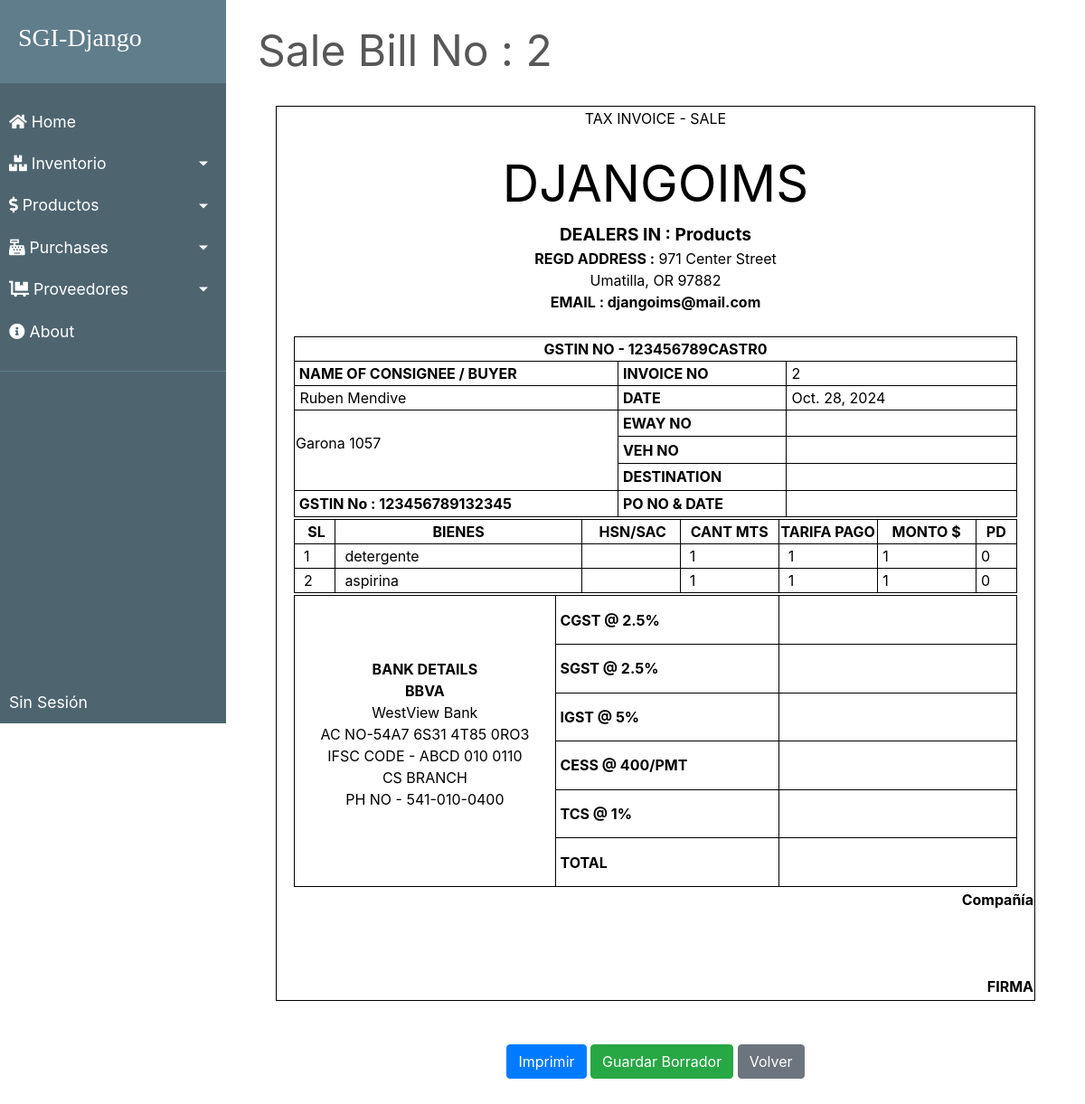
Page /transactions/sales/2 on the committed database.
### transactions/models.py (models this page shows, shortened)
class SaleBill(models.Model):
    billno = models.AutoField(primary_key=True)
    time = models.DateTimeField(auto_now=True)
    name = models.CharField(max_length=150)
    phone = models.CharField(max_length=12)
    address = models.CharField(max_length=200)
    email = models.EmailField(max_length=254)
    gstin = models.CharField(max_length=15)

class SaleBillDetails(models.Model):
    billno = models.ForeignKey(SaleBill, on_delete = models.CASCADE, related_name='saledetailsbillno')
    eway = models.CharField(max_length=50, blank=True, null=True)
    veh = models.CharField(max_length=50, blank=True, null=True)
    destination = models.CharField(max_length=50, blank=True, null=True)
    po = models.CharField(max_length=50, blank=True, null=True)
    cgst = models.CharField(max_length=50, blank=True, null=True)
    sgst = models.CharField(max_length=50, blank=True, null=True)
    igst = models.CharField(max_length=50, blank=True, null=True)
    cess = models.CharField(max_length=50, blank=True, null=True)
    tcs = models.CharField(max_length=50, blank=True, null=True)
    total = models.CharField(max_length=50, blank=True, null=True)

class SaleItem(models.Model):
    billno = models.ForeignKey(SaleBill, on_delete=models.CASCADE, related_name='salebillno')
    stock = models.ForeignKey(Stock, on_delete=models.CASCADE, related_name='saleitem')
    quantity = models.IntegerField(default=1)
    perprice = models.IntegerField(default=1)
    totalprice = models.IntegerField(default=1)

### inventory/models.py (models this page shows, shortened)
class Stock(models.Model):
    id = models.AutoField(primary_key=True)
    name = models.CharField(max_length=30, unique=True)
    category = models.CharField(
        max_length=50,
        choices=[
            ('Limpiadores varios', 'Limpiadores varios'),
            ('Productos para piscinas', 'Productos para piscinas'),
            ('Higiene personal', 'Higiene personal'),
            ('Desodorantes de piso', 'Desodorantes de piso'),
            ('Ceras de pisos', 'Ceras de pisos'),
            ('Perfumes de telas', 'Perfumes de telas'),
            ('Lavado de ropas', 'Lavado de ropas'),
            ('Envases y afines', 'Envases y afines'),
            ('Difusores ambientales', 'Difusores ambientales'),
            ('Productos para autos', 'Productos para autos'),
            ('Escencias de perfumes y desodorantes', 'Escencias de perfumes y desodorantes')
        ]
    )
    quantity = models.DecimalField(max_digits=10, decimal_places=2, default=0)
    min_stock = models.DecimalField(max_digits=10, decimal_places=2, default=0)
    is_composite = models.BooleanField(default=False)
    parent_material = models.ForeignKey(
        'self',
        on_delete=models.SET_NULL,
        null=True,
        blank=True,
        related_name='submaterials',
        help_text="Define si este material es un submaterial de otro"
    )
    is_deleted = models.BooleanField(default=False)

### transactions/views.py (the view, shortened to what this page needs)
class SaleBillView(View):
    model = SaleBill
    template_name = "bill/sale_bill.html"
    bill_base = "bill/bill_base.html"
    def get(self, request, billno):
        context = {
            'bill'          : SaleBill.objects.get(billno=billno),
            'items'         : SaleItem.objects.filter(billno=billno),
            'billdetails'   : SaleBillDetails.objects.get(billno=billno),
            'bill_base'     : self.bill_base,
        }
        return render(request, self.template_name, context)

### transactions/templates/bill/sale_bill.html (shortened to what this page needs)
{% extends bill_base %}
{% load static %}
{% block content %}
    <div style="color:#575757; font-style: bold; font-size: 3rem;  border-bottom: 1px solid white;">Sale Bill No : {{ bill.billno }}</div>
    <form method="post">
        <div class="bg">
            <br>
            <div id="printArea" class="bg">
                <table class="outer-box inner-box" style="width: 840px; margin-left: auto; margin-right: auto;">
                    <tbody>
                        <tr style="height: 1px;">
                            <td> <p style="text-align: center;">TAX INVOICE - SALE</p> </td>
                        </tr>
                        <tr style="text-align: center;">
                            <td >
                                <span style="font-size: 350%;">DJANGOIMS</span> <br>
                                <span style="font-size: 120%; font-weight: bold;">DEALERS IN : Products</span> <br>
                                <span style="font-weight: bold;">REGD ADDRESS :</span> 971 Center Street<br>Umatilla, OR 97882<br>
                                <span style="font-weight: bold;">EMAIL : djangoims@mail.com</span> <br><br>
                            </td>
                        </tr>
                        <tr>
                            <td>
                            <table class="outer-box" style="width: 800px; margin-left: auto; margin-right: auto;">
                                <tbody>
                                    <tr>
                                        <td class="inner-box" style="text-align: center; font-weight: bold;" colspan="3">GSTIN NO - 123456789CASTR0</td>
                                    </tr>
                                    <tr>
                                        <td class="inner-box" style="width: 50%; font-weight: bold;">&nbsp;NAME OF CONSIGNEE / BUYER</td>
                                        <td class="inner-box" style="width: 25%; font-weight: bold;">&nbsp;INVOICE NO</td>
                                        <td class="inner-box" style="width: 25%;">&nbsp;{{ bill.billno }}</td>
                                    </tr>
                                    <tr>
                                        <td class="inner-box" style="width: 50%;">&nbsp;{{ bill.name }}</td>
                                        <td class="inner-box" style="width: 25%; font-weight: bold;">&nbsp;DATE</td>
                                        <td class="inner-box" style="width: 25%;">&nbsp;{{ bill.time.date }}</td>
                                    </tr>
                                    <tr>
                                        <td class="inner-box" style="width: 50%;" rowspan="3">{{ bill.address|linebreaks }}</td>
                                        <td class="inner-box" style="width: 25%; font-weight: bold;">&nbsp;EWAY NO</td>
                                        <td class="inner-box align-middle" style="width: 25%;"> <input type="text" name="eway" class="align-middle" style="border: 0; overflow: hidden;" value="{% if billdetails.eway %}{{ billdetails.eway }}{% endif %}"> </td>
                                    </tr>
                                    <tr>
                                        <td class="inner-box" style="width: 25%; font-weight: bold;">&nbsp;VEH NO</td>
                                        <td class="inner-box align-middle" style="width: 25%;"> <input type="text" name="veh" class="align-middle" style="border: 0; overflow: hidden;" value="{% if billdetails.veh %}{{ billdetails.veh }}{% endif %}"> </td>
                                    </tr>
                                    <tr>
                                        <td class="inner-box" style="width: 25%; font-weight: bold;">&nbsp;DESTINATION</td>
                                        <td class="inner-box align-middle" style="width: 25%;"> <input type="text" name="destination" class="align-middle" style="border: 0; overflow: hidden;" value=""> </td>
                                    </tr>
                                    <tr>
                                        <td class="inner-box" style="font-weight: bold;">&nbsp;GSTIN No : {{ bill.gstin }} </td>
                                        <td class="inner-box" style="width: 25%; font-weight: bold;">&nbsp;PO NO &amp; DATE</td>
                                        <td class="inner-box align-middle" style="width: 25%;"> <input type="text" name="po" class="align-middle" style="border: 0; overflow: hidden;" value="{% if billdetails.po %}{{ billdetails.po }}{% endif %}"> </td>
                                    </tr>
                                </tbody>
                            </table>
                            </td>
                        </tr>
                        <tr>
                            <td>
                            <table class="outer-box" style="width: 800px; margin-left: auto; margin-right: auto;">
                                <tbody>
                                    <tr>
                                        <td class="inner-box" style="width: 5%; font-weight: bold; text-align: center;">&nbsp;SL</td>
                                        <td class="inner-box" style="width: 30%; font-weight: bold; text-align: center;">BIENES</td>
                                        <td class="inner-box" style="width: 12%; font-weight: bold; text-align: center;">&nbsp;HSN/SAC</td>
                                        <td class="inner-box" style="width: 12%; font-weight: bold; text-align: center;">CANT MTS</td>
                                        <td class="inner-box" style="width: 12%; font-weight: bold; text-align: center;">TARIFA PAGO</td>
                                        <td class="inner-box" style="width: 12%; font-weight: bold; text-align: center;">MONTO $</td>
                                        <td class="inner-box" style="width: 5%; font-weight: bold; text-align: center;">PD</td>
                                    </tr>
                                    {% for item in items %}
                                        <tr style="height: auto;">
                                            <td class="inner-box" style="width: 5%;">&nbsp; {{ forloop.counter }}</td>
                                            <td class="inner-box" style="width: 30%;">&nbsp; {{ item.stock.name }}</td>
                                            <td class="inner-box" style="width: 12%;"></td>
                                            <td class="inner-box" style="width: 12%;">&nbsp; {{ item.quantity }}</td>
                                            <td class="inner-box" style="width: 12%;">&nbsp; {{ item.perprice }}</td>
                                            <td class="inner-box" style="width: 12%;">&nbsp;{{ item.totalprice }}</td>
                                            <td class="inner-box" style="width: 5%;">&nbsp;0</td>
                                        </tr>
                                    {% endfor %}
                                </tbody>
                            </table>
                            </td>
                        </tr>
                        <tr>
                            <td>
                            <table class="outer-box inner-box" style="width: 800px; margin-left: auto; margin-right: auto;">
                                <tbody>
                                    <tr>
                                        <td class="inner-box" style="width: 35%; text-align: center;" rowspan="6">
                                            <p> <span style="font-weight: bold;">BANK DETAILS <br> BBVA</span> <br>
                                                WestView Bank <br> AC NO-54A7 6S31 4T85 0RO3 <br> IFSC CODE - ABCD 010 0110 <br> CS BRANCH <br> PH NO - 541-010-0400</p>
                                        </td>
                                        <td class="inner-box" style="width: 30%; font-weight: bold;">&nbsp;CGST @ 2.5%</td>
                                        <td class="inner-box align-middle" style="width: 30%;">&nbsp; <input type="text" name="cgst" class="align-middle" pattern="[0-9]+\.[0-9]+" style="border: 0; overflow: hidden;" value="{% if billdetails.cgst %}{{ billdetails.cgst }}{% endif %}"></td>
                                    </tr>
                                    <tr>
                                        <td class="inner-box" style="font-weight: bold;">&nbsp;SGST @ 2.5%</td>
                                        <td class="inner-box align-middle">&nbsp; <input type="text" name="sgst" class="align-middle" pattern="[0-9]+\.[0-9]+" style="border: 0; overflow: hidden;" value="{% if billdetails.sgst %}{{ billdetails.sgst }}{% endif %}"></td>
                                    </tr>
                                    <tr>
                                        <td class="inner-box" style="font-weight: bold;">&nbsp;IGST @ 5% </td>
                                        <td class="inner-box align-middle">&nbsp; <input type="text" name="igst" class="align-middle" pattern="[0-9]+\.[0-9]+" style="border: 0; overflow: hidden;" value="{% if billdetails.igst %}{{ billdetails.igst }}{% endif %}"></td>
                                    </tr>
                                    <tr>
                                        <td class="inner-box" style="font-weight: bold;">&nbsp;CESS @ 400/PMT </td>
                                        <td class="inner-box align-middle">&nbsp; <input type="text" name="cess" class="align-middle" pattern="[0-9]+\.[0-9]+" style="border: 0; overflow: hidden;" value="{% if billdetails.cess %}{{ billdetails.cess }}{% endif %}"></td>
                                    </tr>
                                    <tr>
                                        <td class="inner-box" style="font-weight: bold;">&nbsp;TCS @ 1%</td>
                                        <td class="inner-box align-middle">&nbsp; <input type="text" name="tcs" class="align-middle" pattern="[0-9]+\.[0-9]+" style="border: 0; overflow: hidden;" value="{% if billdetails.tcs %}{{ billdetails.tcs }}{% endif %}"></td>
                                    </tr>
                                    <tr>
                                        <td class="inner-box" style="font-weight: bold;">&nbsp;TOTAL</td>
                                        <td class="inner-box align-middle">&nbsp; <input type="text" name="total" class="align-middle" pattern="[0-9]+\.[0-9]+" style="border: 0; overflow: hidden;" value="{% if billdetails.total %}{{ billdetails.total }}{% endif %}"> </td>
                                    </tr>
                                </tbody>
                            </table>
                            </td>
                        </tr>
                        <tr>
                            <td style="text-align: right;">
                                <span style="font-weight: bold;">Compañía <br><br><br><br> FIRMA</span>
                            </td>
                        </tr>
                        <tr>
                            <td style="text-align: center;">
                            </td>
                        </tr>
                    </tbody>
                </table>
            </div>
        </div>
        <br><br>
        <div class="wrapper">
            <button class="center btn btn-primary" onclick="printpage('printArea')">Imprimir</button>
            <button class="center btn btn-success" type="submit">Guardar Borrador</button>
            <a href="{% url 'sales-list' %}" class="btn center btn-secondary">Volver</a>
        </div>
    </form>
{% endblock %}

### homepage/static/css/main.css (style rules this page uses)
body, html { height: 100%; }
p { color: rgb(49, 49, 49); }
a { color: #55b159; }
.align-middle { text-align: center; }

### rows in the picture
SaleBill: billno "2", name "Ruben Mendive", time "Oct. 28, 2024", address "Garona 1057", gstin "123456789132345"
SaleItem: stock.name "detergente", quantity "1", perprice "1", totalprice "1"
SaleItem: stock.name "aspirina", quantity "1", perprice "1", totalprice "1"
